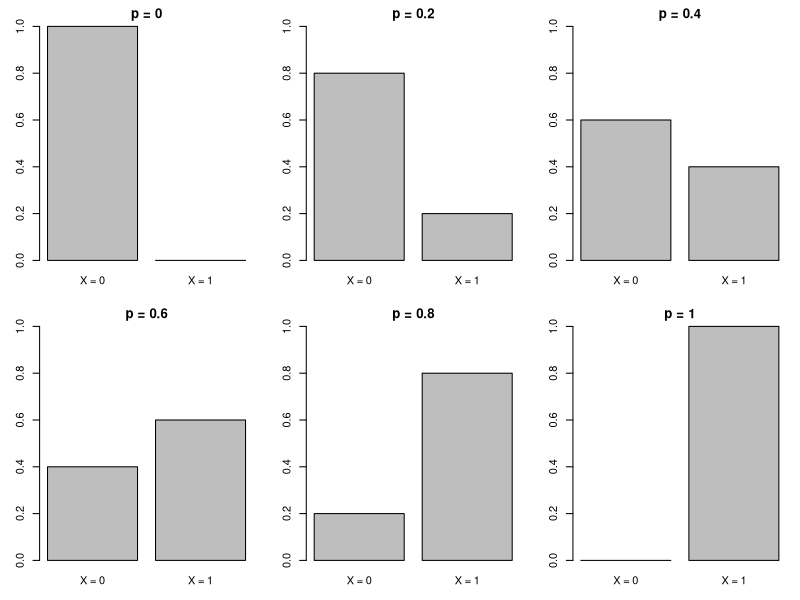
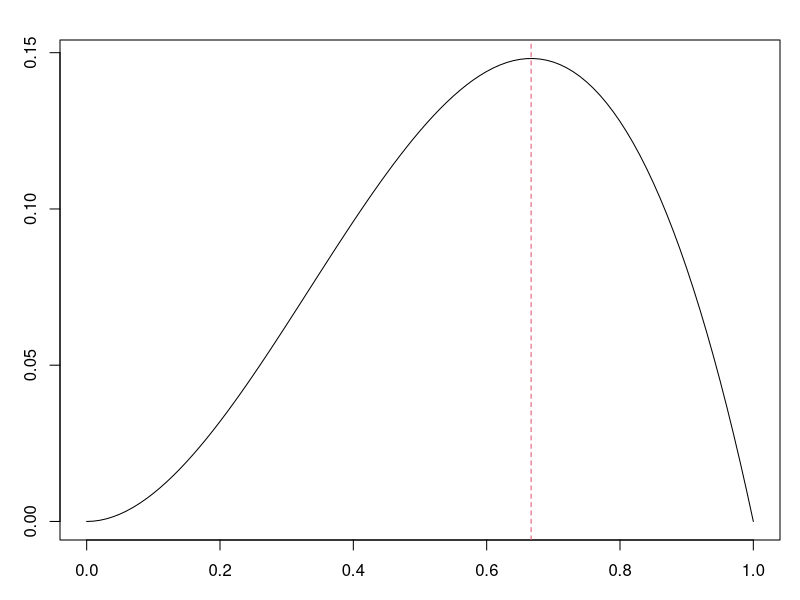
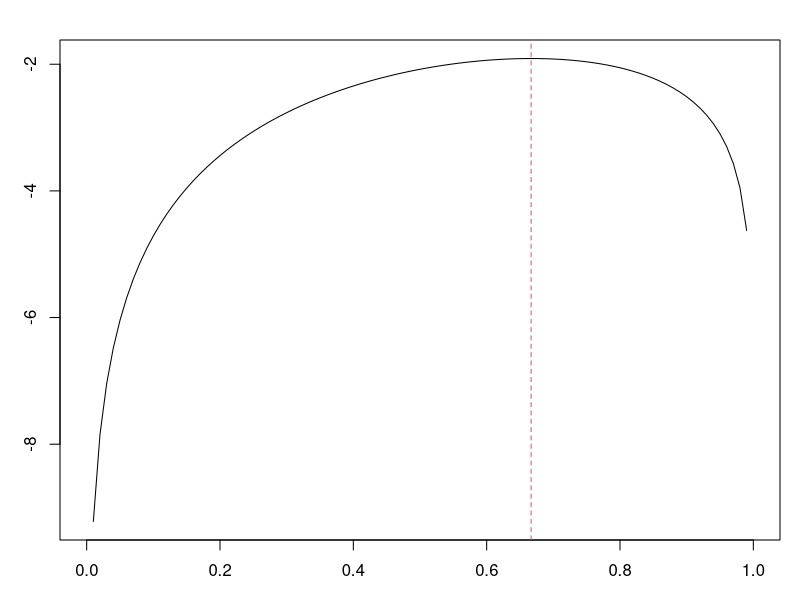
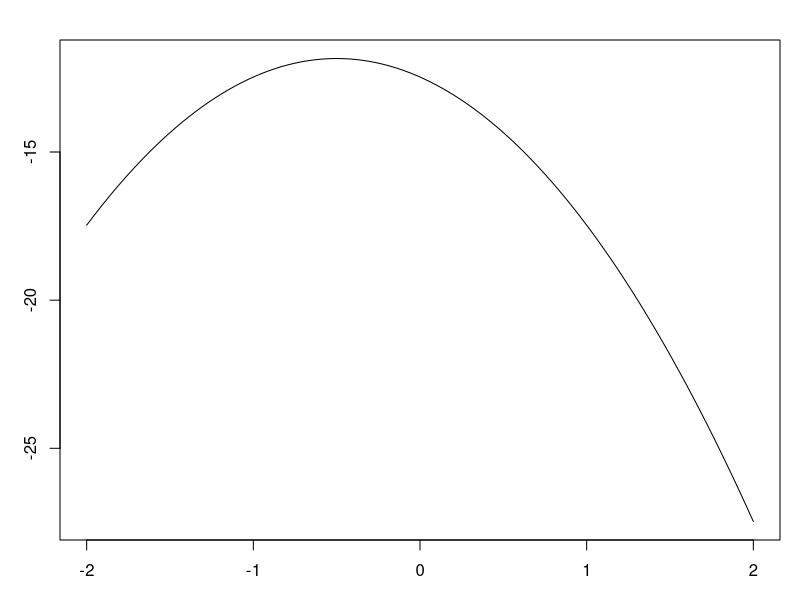
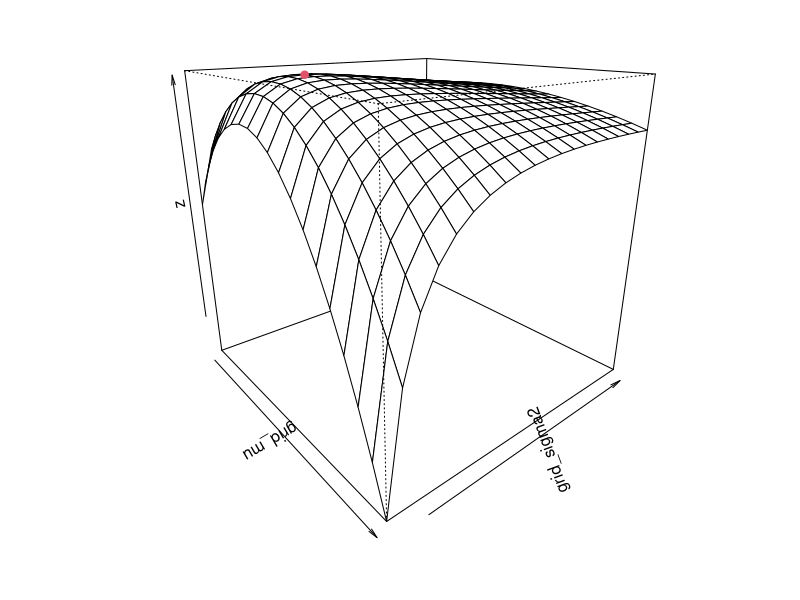
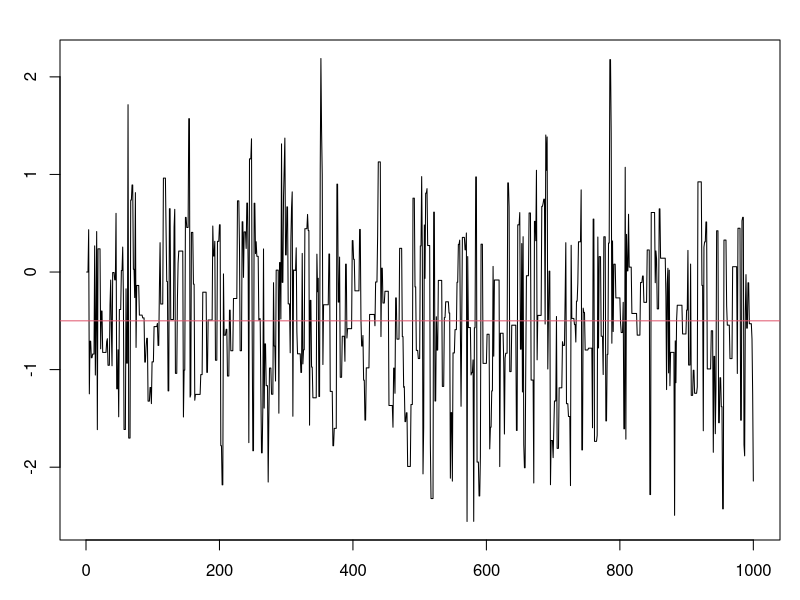
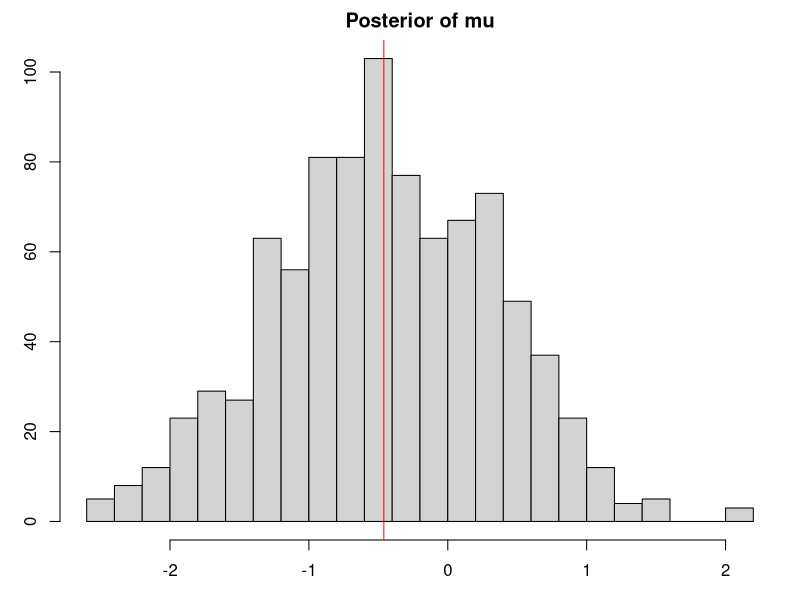
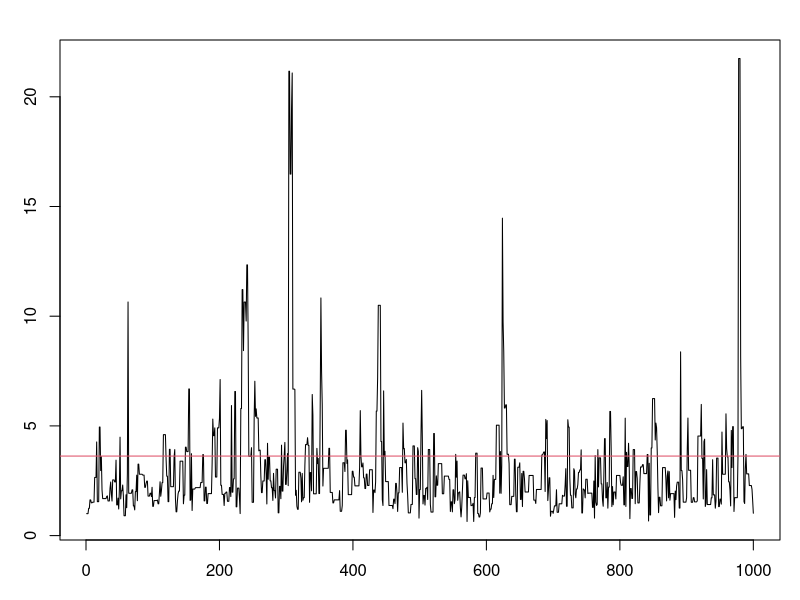

The R script that drew these images, in order: (Note: this script raises an error after producing the figures.)
## ---- chunk 1
knitr::opts_chunk$set(echo = TRUE)
## ---- chunk 2
library(tidyverse)
## ---- chunk 3
p_vals <- seq(0, 1, by = 0.2)
par(mfrow = c(2, 3), mar = c(3, 3, 2, 1))
for (p in p_vals) {
  barplot(c(1 - p, p),
    names.arg = c("X = 0", "X = 1"), ylim = c(0, 1), main = paste0("p = ", p), ylab = "")
}
par(mfrow = c(1, 1))
## ---- chunk 4
for (p in seq(from = 0.3, to = 0.9, by = 0.1)) {
  print(c(p, p*(1-p)))
}
## ---- chunk 5
for (p in seq(from = 0.2, to = 0.9, by = 0.1)) {
  print(c(p, p^2*(1-p)))
}
## ---- chunk 6
l_func <- function (p) p^2 * (1-p)^1  # 尤度関数
plot(l_func, xlim = c(0, 1), xlab = "p"); abline(v = 2/3, lty = 2, col = 2)
ll_func <- function (p) 2 * log(p) + log(1-p)  # 対数尤度関数
plot(ll_func, xlim = c(0, 1), xlab = "p"); abline(v = 2/3, lty = 2, col = 2)
## ---- chunk 7
y <- c(-3, -2, 0.5, 0.5, 1.5)  # 標本
mean(y)  # 標本平均（mu の最尤推定量と同じ）
var(y)  # 標本分散
sum((y - mean(y))^2) / length(y)  # 分散（sigma^2 の最尤推定量と同じ）
## ---- chunk 8
ll_func_n <- function (param, y) {  # 対数尤度関数
  mu <- param[1]
  sigma2 <- param[2]
  n <- length(y)  # number of obs. 
  -n/2*log(2*pi) - n/2*log(sigma2) - 1/(2*sigma2)*sum((y-mu)^2)
}
## ---- chunk 9
ll_func_n(param = c(0, 1), y = y)  # まずは sigma2 = 1 に固定して mu を探索する
ll_func_n(param = c(-1, 1), y = y)
ll_func_n(param = c(-0.5, 1), y = y)
ll_func_n(param = c(-0.5, 2), y = y) # 次は mu=-0.5 に固定して sigma2 を探索する
ll_func_n(param = c(-0.5, 3), y = y)
ll_func_n(param = c(-0.5, 4), y = y)
## ---- chunk 10
mu_list <- seq(-2, 2, length = 100)
ll_mu_list <- sapply(X = mu_list, 
                     FUN = function(x) ll_func_n(param = c(x, 1), y = y))
plot(x = mu_list, y = ll_mu_list, xlim = c(-2, 2), type = "l")
## ---- chunk 11
grid_mu <- seq(-2, 2, length = 20)  # 探索する範囲を grid で表す
grid_sigma2 <- seq(1, 10, length = 20)
z <- matrix(0, nrow = length(grid_mu), ncol = length(grid_sigma2))
for (i in 1:length(grid_mu)) {  # 探索 grid に対応する対数尤度を計算
  for (j in 1:length(grid_sigma2)) {
    z[i, j] <- ll_func_n(param = c(grid_mu[i], grid_sigma2[j]), y = y)
  }
}
which_max_ml <- which(z == max(z), arr.ind = T)  # 尤度を最大化する grid の index
grid_mu[which_max_ml[1]]; grid_sigma2[which_max_ml[2]]  # ML推定量 （gridが粗いので精度は低い）
persp(grid_mu, grid_sigma2, z, theta = 50, phi = 20) -> pmat_persp
points(trans3d(x = grid_mu[which_max_ml[1]], y = grid_sigma2[which_max_ml[2]], 
               z = z[which_max_ml], pmat = pmat_persp), col = 2, pch = 19)
## ---- chunk 12
optim(par = c(0, 1), fn = ll_func_n, y = y, control = list(fnscale = -1))
## ---- chunk 13
ml_gauss <- function (y_gauss, x_gauss) {
  LL_gauss <- function (param) {  # 対数尤度関数
    - (n / 2) * log(2 * pi * param[k+1]) -
      sum((y_gauss - x_gauss %*% param[1:k])^2) / (2 * param[k+1])
  }
  n <- nrow(x_gauss)  # サンプルサイズ
  k <- ncol(x_gauss)  # 説明変数の数（定数項を含む）
  optim(par = rep(1, k+1), fn = LL_gauss, control = list(fnscale = -1))  # 尤度最大化
}
y_swiss <- swiss$Fertility  # y
x_swiss <- cbind(1, swiss$Agriculture, swiss$Examination)  # X
ml_gauss(y_gauss = y_swiss, x_gauss = x_swiss)
## ---- chunk 14
lm(Fertility ~ Agriculture + Examination, swiss)
## ---- chunk 15
y <- c(-3, -2, 0.5, 0.5, 1.5)  # 標本
n <- length(y)  # 後々使う
mean(y)  # 標本平均 = -0.5
sigma2 <- 3.6  # 母分散は既知とする
# prior: N(0, 100)
prior_mu <- 0
prior_sigma2 <- 100
# posterior ∝ prior * likelihood
#  ⇔ log(posterior) ∝ log(prior) + log(likelihood) 
log_posterior <- function (mu) {
  log_prior <- -(1/2) * (mu - prior_mu)^2 / prior_sigma2
  log_likelihood <- -(1/2) * sum((y - mu)^2 / sigma2)
  return(log_prior + log_likelihood)
}
iter <- 1000  # 繰り返し回数（マルコフ連鎖の長さ）
mu_history <- numeric(iter)  # 採択された mu を格納するベクトルの初期化
accept <- numeric(iter)  # 採択されたら 1 を記録するベクトルの初期化
for (t in 2:iter) {
  set.seed(t)
  mu_tmp <- rnorm(n = 1, mean = mu_history[t-1], sd = 2)  # candidate 
  accept_prob <- log_posterior(mu_tmp) - log_posterior(mu_history[t-1])
  if (log(runif(1)) < accept_prob) {
    mu_history[t] <- mu_tmp
    accept[t] <- 1
  } else {
    mu_history[t] <- mu_history[t-1]
  }
}
mean(accept)  # acceptance rate 
head(data.frame(accept, mu_history), 10)
plot(mu_history, type = "l")  # trace line 
abline(h = mean(y), col = 2)  # sample mean 
## ---- chunk 16
mu_after_burnin <- mu_history[round(iter/10, 0):iter]
c(mean(mu_after_burnin), sd(mu_after_burnin))
hist(mu_after_burnin, breaks = 30, main = "Posterior of mu")
abline(v = mean(mu_after_burnin), col = "red")
## ---- chunk 17
# prior: U(min, max) ... U(-100, 100) でもよい
prior_lower <- min(y)  # lower bound = -3
prior_upper <- max(y)  # upper bound = 1.5
# posterior
log_posterior <- function (mu) {
  if (mu < prior_lower || mu > prior_upper) return(-Inf)  # [min, max] 外は常に棄却
  log_likelihood <- -(1/2) * sum((y - mu)^2 / sigma2)
  return(log_likelihood)
}
iter <- 1000  # 繰り返し回数
mu_history <- numeric(iter)  # 初期化
accept <- numeric(iter)
for (t in 2:iter) {  # 先ほどと中身は一緒．違うのは log_posterior の定義だけ．
  set.seed(t)
  mu_tmp <- rnorm(n = 1, mean = mu_history[t-1], sd = 2)
  accept_prob <- log_posterior(mu_tmp) - log_posterior(mu_history[t-1])
  if (log(runif(1)) < accept_prob) {
    mu_history[t] <- mu_tmp
    accept[t] <- 1
  } else {
    mu_history[t] <- mu_history[t-1]
  }
}
mean(accept)  # acceptance rate 
## ---- chunk 18
mu <- -0.5  # 母平均は既知と設定
# prior 
prior_alpha <- prior_beta <- 0.001  # 弱情報
# posterior
log_posterior <- function (sigma2) {
  if (sigma2 <= 0) return(-Inf)  # 分散は非負なので，負の値は常に棄却
  log_prior <- - (prior_alpha + 1) * log(sigma2) - prior_beta / sigma2
  log_likelihood <- -(n/2) * log(sigma2) -(1/(2 * sigma2)) * sum((y - mu)^2)
  return(log_prior + log_likelihood)
}
iter <- 1000  # 繰り返し回数
sigma2_history <- numeric(iter)  # 初期化
sigma2_history[1] <- 1
accept <- numeric(iter)
for (t in 2:iter) {
  set.seed(t)
  sigma2_tmp <- exp(rnorm(n = 1, mean = log(sigma2_history[t-1]), sd = 1))
  accept_prob <- log_posterior(sigma2_tmp) - log_posterior(sigma2_history[t-1])
  if (log(runif(1)) < accept_prob) {
    sigma2_history[t] <- sigma2_tmp
    accept[t] <- 1
  } else {
    sigma2_history[t] <- sigma2_history[t-1]
  }
}
mean(accept)  # acceptance rate 
plot(sigma2_history, type = "l")
abline(h = var(y), col = 2)  # sample variance ≒ 3.6
## ---- chunk 19
sigma2_after_burnin <- sigma2_history[round(iter/10, 0):iter]
c(mean(sigma2_after_burnin), sd(sigma2_after_burnin))
hist(sigma2_after_burnin, breaks = 30, main = "Posterior of sigma2")
abline(v = mean(sigma2_after_burnin), col = "red")
## ---- chunk 20
# prior 
prior_mu <- 0  # for mu ~ N
prior_sigma2 <- 100
prior_alpha <- prior_beta <- 0.001  # for sigma2 ~ InvG
# posterior 
log_posterior <- function (mu, sigma2) {
  # prior 
  if (sigma2 <= 0) return(-Inf)  # 分散は非負
  log_prior_mu <- -(1/2) * (mu - prior_mu)^2 / prior_sigma2
  log_prior_sigma2 <- - (prior_alpha + 1) * log(sigma2) - prior_beta / sigma2
  # likelihood 
  log_likelihood <- -(n/2) * log(sigma2) -(1/(2 * sigma2)) * sum((y - mu)^2)
  return(log_prior_mu + log_prior_sigma2 + log_likelihood)
}
iter <- 1000  # 繰り返し回数
mu_history <- sigma2_history <- numeric(iter)  # 初期化
sigma2_history[1] <- 1
accept <- numeric(iter)
for (t in 2:iter) {
  set.seed(t)
  mu_tmp <- rnorm(n = 1, mean = mu_history[t-1], sd = 1)
  sigma2_tmp <- exp(rnorm(n = 1, mean = log(sigma2_history[t-1]), sd = 1))
  accept_prob <- log_posterior(mu_tmp, sigma2_tmp) - 
    log_posterior(mu_history[t-1], sigma2_history[t-1])
  if (log(runif(1)) < accept_prob) {
    mu_history[t] <- mu_tmp
    sigma2_history[t] <- sigma2_tmp
    accept[t] <- 1
  } else {
    mu_history[t] <- mu_history[t-1]
    sigma2_history[t] <- sigma2_history[t-1]
  }
}
mean(accept)  # acceptance rate 
yl <- range(c(mu_history, sigma2_history))
plot(mu_history, type = "l", ylim = yl, ylab = "mu, sigma2")
par(new = TRUE)
plot(sigma2_history, type = "l", ylim = yl, axes = FALSE, ann = FALSE, col = 2, lty = 2)
# abline(h = mean(y), col = 1)  # sample mean ≒ -0.5
# abline(h = var(y), col = 2)  # sample variance ≒ 3.6
legend(x = "topright", legend = c("mu", "sigma2"), col = 1:2, lty = 1:2)
## ---- chunk 21
mu_beginning <- unique(mu_history[1:20])  # 全く同じ値に偶然戻ってくることはないと仮定
sigma2_beginning <- unique(sigma2_history[1:20])
plot(mu_beginning, sigma2_beginning, type = "b")  # chain 
text(x = mu_beginning + .05, y = sigma2_beginning, labels = 1:length(mu_beginning), col = 8)
## ---- chunk 22
knitr::include_graphics("estimation_mh.gif")
## ---- chunk 23
mu_after_burnin <- mu_history[round(iter/10, 0):iter]
sigma2_after_burnin <- sigma2_history[round(iter/10, 0):iter]
c(mean(mu_after_burnin), sd(mu_after_burnin), 
  mean(sigma2_after_burnin), sd(sigma2_after_burnin))
hist(mu_after_burnin, breaks = 20, main = "Posterior", xlab = "", xlim = yl, probability = TRUE)
hist(sigma2_after_burnin, breaks = 100, add = TRUE, xlim = yl, probability = TRUE, col = rgb(1,0,0,.2))
# abline(v = mean(mu_after_burnin)); abline(v = mean(sigma2_after_burnin), col = "red")
legend(x = "topright", legend = c("mu", "sigma2"), fill = c(rgb(0,0,0,.2), rgb(1,0,0,.2)))
## ---- chunk 24
# data 
Y <- swiss$Fertility
X <- cbind(1, swiss$Agriculture, swiss$Examination)
n_swiss <- length(Y)
k_swiss <- ncol(X)
# prior 
prior_beta_mu <- rep(0, k_swiss)  # for beta ~ N
prior_beta_sigma2 <- rep(1000, k_swiss)  # 値が小さいとうまく推定できない
prior_alpha <- prior_beta <- 0.001  # for sigma2 ~ InvG
# posterior 
log_posterior <- function (param) {
  betas <- param[1:k_swiss]
  sigma2 <- param[1+k_swiss]
  # prior 
  if (sigma2 <= 0) return(-Inf)  # 分散は非負
  log_prior_betas <- sum( -(1/2) * (betas - prior_beta_mu)^2 / prior_beta_sigma2 )
  log_prior_sigma2 <- - (prior_alpha + 1) * log(sigma2) - prior_beta / sigma2
  # likelihood 
  SSR <- sum((Y - X %*% betas)^2)  # sum of squared residuals 
  log_likelihood <- -(n_swiss/2) * log(sigma2) -(1/(2 * sigma2)) * SSR
  return(log_prior_betas + log_prior_sigma2 + log_likelihood)
}
iter <- 10000  # 繰り返し回数
# マルコフ連鎖を保存する行列の初期化
# column 1=t, 2=beta0, 3=beta1, 4=beta2, 5=sigma2, 6~9=acceptance(flag)
param_history <- as.data.frame(matrix(0, ncol = 1+(k_swiss+1)*2, nrow = iter))
names(param_history) <- c("t", "b0", "b1", "b2", "s", "a0", "a1", "a2", "as")
betas_current <- rep(0, k_swiss)
sigma2_current <- 1
param_history$s[1] <- sigma2_current  # sigma^2 at t=1 
log_posterior_ref <- log_posterior(c(betas_current, sigma2_current))
start_time <- proc.time()[3]
for (t in 2:iter) {
  set.seed(t)
  # update beta
  betas_new <- betas_current
  sigma2_new <- sigma2_current
  accept_betas <- rep(0, k_swiss)
  accept_sigma2 <- 0
  for (k in 1:k_swiss) {
    betas_tmp <- betas_new
    betas_tmp[k] <- rnorm(n = 1, mean = betas_current[k], sd = 1)
    log_posterior_tmp <- log_posterior(c(betas_tmp, sigma2_current))
    accept_prob <- log_posterior_tmp - log_posterior_ref
    if (log(runif(1)) < accept_prob) {
      betas_new[k] <- betas_tmp[k]
      accept_betas[k] <- 1
      log_posterior_ref <- log_posterior_tmp
    }
  }
  # update sigma2
  sigma2_tmp <- exp(rnorm(n = 1, mean = log(param_history$s[t-1]), sd = 1))
  log_posterior_tmp <- log_posterior(c(betas_new, sigma2_tmp))
  accept_prob <- log_posterior_tmp - log_posterior_ref
  if (log(runif(1)) < accept_prob) {
    sigma2_new <- sigma2_tmp
    accept_sigma2 <- 1
    log_posterior_ref <- log_posterior_tmp
  }
  betas_current <- betas_new
  sigma2_current <- sigma2_new
  param_history[t, ] <- c(t, betas_new, sigma2_new, accept_betas, accept_sigma2)
  if (t %% round(iter/2, 0) == 0) {
    cat(t, ", b0=", betas_new[1], ", b1=", betas_new[2], ", b2=", betas_new[3], 
        ", s2=", sigma2_new, ", elasped=", proc.time()[3] - start_time, "[s] \n", sep = "")
  }
}
apply(param_history[, 6:9], 2, mean)  # acceptance rate 
plot(param_history$b0, type = "l")
abline(h = lm(Fertility ~ Agriculture + Examination, swiss)$coef[1], col = 2)  # OLS estimates 
# plot(param_history$b1, type = "l")
# plot(param_history$b2, type = "l")
# plot(param_history$s, type = "l")
## ---- chunk 25
apply(param_history[(iter/5):iter, 2:(2+k_swiss)], 2, mean)
# for comparison 
lm(Fertility ~ Agriculture + Examination, swiss)$coef
summary(lm(Fertility ~ Agriculture + Examination, swiss))$sigma^2
